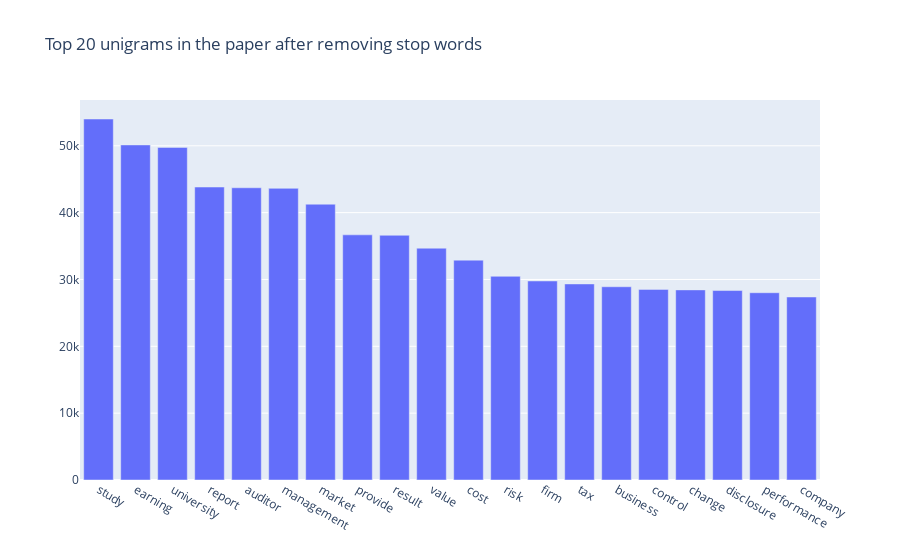

Notebook code for this chart:
### Markdown cell above
## Unigrams

### Code cell
from plotly.offline import plot
import plotly.graph_objects as go
import plotly.express as px
from sklearn.feature_extraction.text import CountVectorizer, TfidfVectorizer

def get_top_n_words(corpus, n=None):
    vec = CountVectorizer(stop_words='english').fit(corpus)
    bag_of_words = vec.transform(corpus)
    sum_words = bag_of_words.sum(axis=0) 
    words_freq = [(word, sum_words[0, idx]) for word, idx in vec.vocabulary_.items()]
    words_freq =sorted(words_freq, key = lambda x: x[1], reverse=True)
    return words_freq[:n]
common_words = get_top_n_words(dt3c['content_lemmatized_clean'], NUM_OF_WORDS_IN_EACH_TOPIC)
df2 = pd.DataFrame(common_words, columns = ['unigram' , 'count'])

fig = go.Figure([go.Bar(x=df2['unigram'], y=df2['count'])])
fig.update_layout(title=go.layout.Title(text="Top {} unigrams in the paper after removing stop words".format(NUM_OF_WORDS_IN_EACH_TOPIC)))
fig.show()

### Figure 1 — Plotly figure (JSON) as saved in the notebook; plotly's stock layout.template omitted (floating-point values rounded to 4 significant figures)
{"data": [{"type": "bar", "x": ["study", "earning", "university", "report", "auditor", "management", "market", "provide", "result", "value", "cost", "risk", "firm", "tax", "business", "control", "change", "disclosure", "performance", "company"], "y": [54010, 50133, 49763, 43833, 43719, 43638, 41263, 36680, 36615, 34683, 32894, 30475, 29777, 29335, 28911, 28519, 28444, 28346, 28020, 27381]}], "layout": {"title": {"text": "Top 20 unigrams in the paper after removing stop words"}}}
